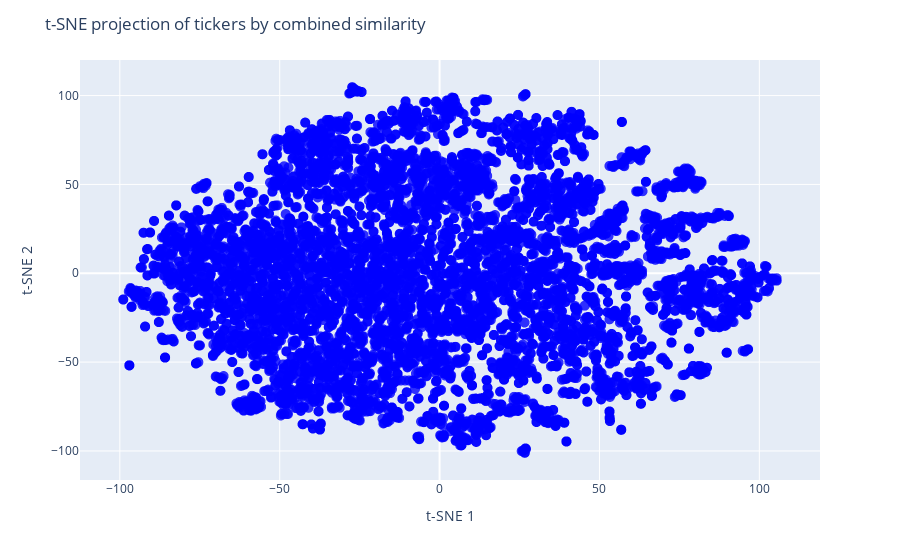

The code cell stored with this chart in its notebook:
### Code cell
# Number of tickers
num_tickers = ticker_similarity_from_news.shape[0]

# List of ticker names (column names)
ticker_names = list(ticker_similarity_from_news.columns)
# Step 1: Convert similarity to distance for t-SNE (t-SNE works better on distances)
# Distance = 1 - similarity (clip to [0, 2] to be safe)
dist_matrix = 1 - ticker_similarity_from_news
dist_matrix = np.clip(dist_matrix, 0, 2)

# Step 2: t-SNE embedding (precomputed distance metric)
tsne = TSNE(
    n_components=2,
    perplexity=5,  # smaller perplexity since fewer points (tickers)
    metric='precomputed',
    init='random',  
    random_state=42
)
ticker_2d = tsne.fit_transform(dist_matrix)

# Step 3: Create DataFrame for plotly
plot_df = pd.DataFrame({
    'x': ticker_2d[:, 0],
    'y': ticker_2d[:, 1],
    'Ticker': ticker_similarity_from_news.index  # ticker symbols as labels
})

# Step 4: Plot interactive scatter with hover labels
fig = px.scatter(
    plot_df,
    x='x', y='y',
    hover_name='Ticker',
    color_discrete_sequence=['blue'],  # all points same color
    opacity=0.8
)

fig.update_traces(marker=dict(size=10), showlegend=False)
fig.update_layout(
    title="t-SNE projection of tickers by combined similarity",
    xaxis_title="t-SNE 1",
    yaxis_title="t-SNE 2"
)

fig.show()

### Figure 1 — Plotly figure (JSON) as saved in the notebook; plotly's stock layout.template omitted (floating-point values rounded to 4 significant figures; data arrays with more than 128 entries replaced by an {"elided": "..."} marker saying what was removed)
{"data": [{"hovertemplate": "<b>%{hovertext}</b><br><br>x=%{x}<br>y=%{y}<extra></extra>", "hovertext": {"elided": "8409 str values"}, "legendgroup": "", "marker": {"color": "blue", "opacity": 0.8, "size": 10, "symbol": "circle"}, "mode": "markers", "name": "", "showlegend": false, "type": "scattergl", "x": {"elided": "8409 float values"}, "xaxis": "x", "y": {"elided": "8409 float values"}, "yaxis": "y"}], "layout": {"legend": {"tracegroupgap": 0}, "margin": {"t": 60}, "title": {"text": "t-SNE projection of tickers by combined similarity"}, "xaxis": {"anchor": "y", "domain": [0, 1], "title": {"text": "t-SNE 1"}}, "yaxis": {"anchor": "x", "domain": [0, 1], "title": {"text": "t-SNE 2"}}}}
